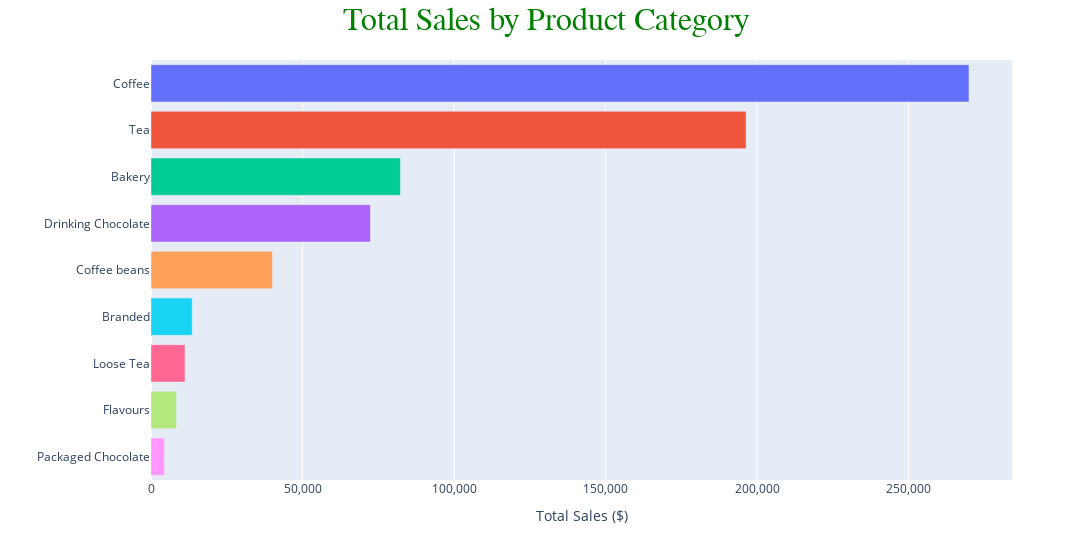

The cell this chart's notebook holds for it:
### Markdown cell above
### Total Sales by Product Category

### Code cell
# Query
sales_by_category = sql(
    """
    SELECT 
        product_category,
        SUM(revenue) AS total_sales
    FROM sales
    GROUP BY product_category
    ORDER BY SUM(revenue) DESC
    """
)

# Data viz with horizontal bar chart
fig = px.bar(
    sales_by_category, 
    x="total_sales", 
    y="product_category", 
    orientation='h',
    color="product_category",
    hover_name="product_category"
)

# Custome layout
fig.update_layout(
    width=1200,
    title=dict(
        text='<span style="font-family:\'Times New Roman\';font-size:32;color:#008000">Total Sales by Product Category</span>',
        x=0.5
    ),
    xaxis_title="Total Sales ($)",
    yaxis_title="",
    xaxis=dict(tickformat=","),
    showlegend=False
)

fig.show()

### Figure 1 — Plotly figure (JSON) as saved in the notebook; plotly's stock layout.template omitted (floating-point values rounded to 4 significant figures)
{"data": [{"alignmentgroup": "True", "hovertemplate": "<b>%{hovertext}</b><br><br>product_category=%{y}<br>total_sales=%{x}<extra></extra>", "hovertext": ["Coffee"], "legendgroup": "Coffee", "marker": {"color": "#636efa", "pattern": {"shape": ""}}, "name": "Coffee", "offsetgroup": "Coffee", "orientation": "h", "showlegend": true, "textposition": "auto", "type": "bar", "x": [270000.0], "xaxis": "x", "y": ["Coffee"], "yaxis": "y"}, {"alignmentgroup": "True", "hovertemplate": "<b>%{hovertext}</b><br><br>product_category=%{y}<br>total_sales=%{x}<extra></extra>", "hovertext": ["Tea"], "legendgroup": "Tea", "marker": {"color": "#EF553B", "pattern": {"shape": ""}}, "name": "Tea", "offsetgroup": "Tea", "orientation": "h", "showlegend": true, "textposition": "auto", "type": "bar", "x": [196400.0], "xaxis": "x", "y": ["Tea"], "yaxis": "y"}, {"alignmentgroup": "True", "hovertemplate": "<b>%{hovertext}</b><br><br>product_category=%{y}<br>total_sales=%{x}<extra></extra>", "hovertext": ["Bakery"], "legendgroup": "Bakery", "marker": {"color": "#00cc96", "pattern": {"shape": ""}}, "name": "Bakery", "offsetgroup": "Bakery", "orientation": "h", "showlegend": true, "textposition": "auto", "type": "bar", "x": [82320.0], "xaxis": "x", "y": ["Bakery"], "yaxis": "y"}, {"alignmentgroup": "True", "hovertemplate": "<b>%{hovertext}</b><br><br>product_category=%{y}<br>total_sales=%{x}<extra></extra>", "hovertext": ["Drinking Chocolate"], "legendgroup": "Drinking Chocolate", "marker": {"color": "#ab63fa", "pattern": {"shape": ""}}, "name": "Drinking Chocolate", "offsetgroup": "Drinking Chocolate", "orientation": "h", "showlegend": true, "textposition": "auto", "type": "bar", "x": [72416], "xaxis": "x", "y": ["Drinking Chocolate"], "yaxis": "y"}, {"alignmentgroup": "True", "hovertemplate": "<b>%{hovertext}</b><br><br>product_category=%{y}<br>total_sales=%{x}<extra></extra>", "hovertext": ["Coffee beans"], "legendgroup": "Coffee beans", "marker": {"color": "#FFA15A", "pattern": {"shape": ""}}, "name": "Coffee beans", "offsetgroup": "Coffee beans", "orientation": "h", "showlegend": true, "textposition": "auto", "type": "bar", "x": [40090.0], "xaxis": "x", "y": ["Coffee beans"], "yaxis": "y"}, {"alignmentgroup": "True", "hovertemplate": "<b>%{hovertext}</b><br><br>product_category=%{y}<br>total_sales=%{x}<extra></extra>", "hovertext": ["Branded"], "legendgroup": "Branded", "marker": {"color": "#19d3f3", "pattern": {"shape": ""}}, "name": "Branded", "offsetgroup": "Branded", "orientation": "h", "showlegend": true, "textposition": "auto", "type": "bar", "x": [13607], "xaxis": "x", "y": ["Branded"], "yaxis": "y"}, {"alignmentgroup": "True", "hovertemplate": "<b>%{hovertext}</b><br><br>product_category=%{y}<br>total_sales=%{x}<extra></extra>", "hovertext": ["Loose Tea"], "legendgroup": "Loose Tea", "marker": {"color": "#FF6692", "pattern": {"shape": ""}}, "name": "Loose Tea", "offsetgroup": "Loose Tea", "orientation": "h", "showlegend": true, "textposition": "auto", "type": "bar", "x": [11210.0], "xaxis": "x", "y": ["Loose Tea"], "yaxis": "y"}, {"alignmentgroup": "True", "hovertemplate": "<b>%{hovertext}</b><br><br>product_category=%{y}<br>total_sales=%{x}<extra></extra>", "hovertext": ["Flavours"], "legendgroup": "Flavours", "marker": {"color": "#B6E880", "pattern": {"shape": ""}}, "name": "Flavours", "offsetgroup": "Flavours", "orientation": "h", "showlegend": true, "textposition": "auto", "type": "bar", "x": [8409.0], "xaxis": "x", "y": ["Flavours"], "yaxis": "y"}, {"alignmentgroup": "True", "hovertemplate": "<b>%{hovertext}</b><br><br>product_category=%{y}<br>total_sales=%{x}<extra></extra>", "hovertext": ["Packaged Chocolate"], "legendgroup": "Packaged Chocolate", "marker": {"color": "#FF97FF", "pattern": {"shape": ""}}, "name": "Packaged Chocolate", "offsetgroup": "Packaged Chocolate", "orientation": "h", "showlegend": true, "textposition": "auto", "type": "bar", "x": [4408.0], "xaxis": "x", "y": ["Packaged Chocolate"], "yaxis": "y"}], "layout": {"barmode": "relative", "legend": {"title": {"text": "product_category"}, "tracegroupgap": 0}, "margin": {"t": 60}, "showlegend": false, "title": {"text": "<span style=\"font-family:'Times New Roman';font-size:32;color:#008000\">Total Sales by Product Category</span>", "x": 0.5}, "width": 1200, "xaxis": {"anchor": "y", "domain": [0, 1], "tickformat": ",", "title": {"text": "Total Sales ($)"}}, "yaxis": {"anchor": "x", "categoryarray": ["Packaged Chocolate", "Flavours", "Loose Tea", "Branded", "Coffee beans", "Drinking Chocolate", "Bakery", "Tea", "Coffee"], "categoryorder": "array", "domain": [0, 1], "title": {"text": ""}}}}
